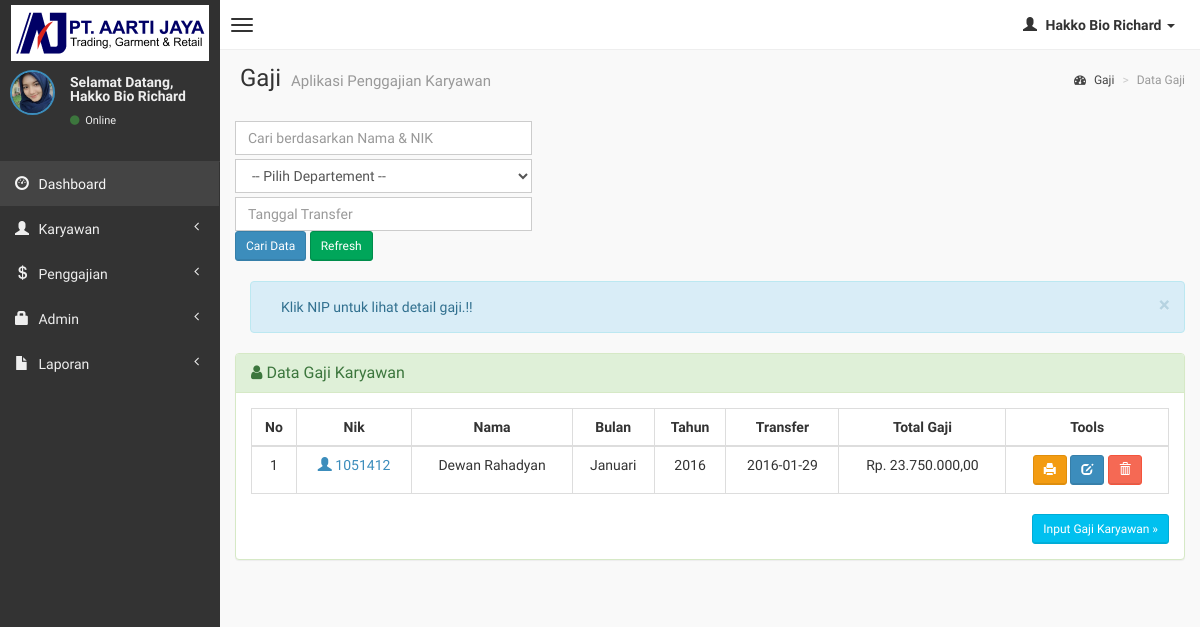
Page /admin/gaji.php (signed in) on the earlier database version.
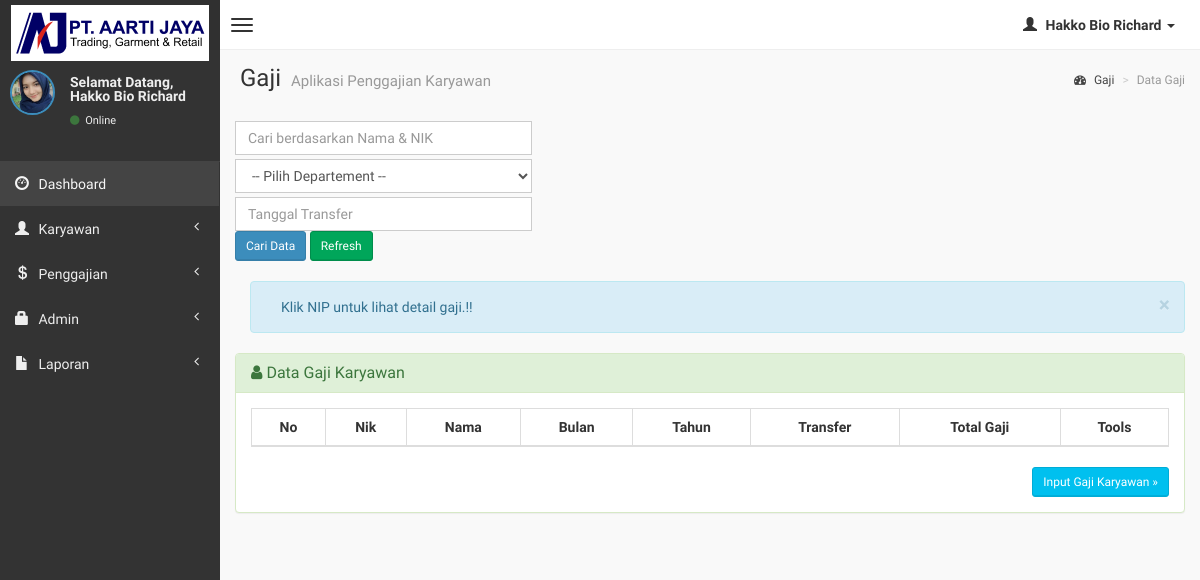
Same page on the later database version.
### tables this page shows
CREATE TABLE `gajian` (
  `nik` varchar(10) NOT NULL,
  `kd_gaji` int(20) NOT NULL,
  `gaji_bulan` varchar(10) NOT NULL,
  `gaji_tahun` varchar(4) NOT NULL,
  `hadir` varchar(2) NOT NULL,
  `telat` varchar(2) NOT NULL,
  `tidak_hadir` varchar(2) NOT NULL,
  `premi_hadir` int(20) NOT NULL,
  `tunjangan_konsumsi` int(20) NOT NULL,
  `komisi_penjualan` int(20) NOT NULL,
  `komisi_bsc` int(20) NOT NULL,
  `barang_berkomisi` int(20) NOT NULL,
  `tunjangan_jamsostek` int(20) NOT NULL,
  `uang_lembur` int(20) NOT NULL,
  `gaji_bruto` int(20) NOT NULL,
  `setor_jamsostek` int(20) NOT NULL,
  `pot_jamsostek` int(20) NOT NULL,
  `gaji_netto` int(20) NOT NULL,
  `pot_telat` int(20) NOT NULL,
  `pot_tidak_hadir` int(20) NOT NULL,
  `pot_premi_hadir` int(20) NOT NULL,
  `pot_itu` int(20) NOT NULL,
  `pot_iuran_wajib` int(20) NOT NULL,
  `pot_iuran_sukarela` int(20) NOT NULL,
  `pot_iuran_koperasi` int(20) NOT NULL,
  `biaya_adm` int(20) NOT NULL,
  `take_home_pay` int(20) NOT NULL
);

CREATE TABLE `karyawan` (
  `nik` varchar(10) NOT NULL,
  `departemen` varchar(20) NOT NULL,
  `nama` varchar(50) NOT NULL,
  `alamat` varchar(150) NOT NULL,
  `gender` tinyint(1) NOT NULL,
  `no_hp` varchar(15) NOT NULL,
  `status` enum('tetap','kontrak','magang','outsource') NOT NULL,
  `gaji_pokok` int(225) NOT NULL,
  `tunjangan` int(225) NOT NULL,
  `tunjangan_konsumsi` int(20) NOT NULL
);

### admin/gaji.php (the view, shortened to what this page needs)
<?php
if (empty($_SESSION['username'])){
	header('location:../index.php');
} else {
?>
<!DOCTYPE html>
<html>
    <head>
        <link href="../dist/css/bootstrap.css" rel="stylesheet" type="text/css" />
        <link href="//cdnjs.cloudflare.com/ajax/libs/font-awesome/4.1.0/css/font-awesome.min.css" rel="stylesheet" type="text/css" />
        <link href="//code.ionicframework.com/ionicons/1.5.2/css/ionicons.min.css" rel="stylesheet" type="text/css" />
        <link href="../css/morris/morris.css" rel="stylesheet" type="text/css" />
        <link href="../css/jvectormap/jquery-jvectormap-1.2.2.css" rel="stylesheet" type="text/css" />
        <link href="../css/datepicker/datepicker3.css" rel="stylesheet" type="text/css" />
        <link href="../css/daterangepicker/daterangepicker-bs3.css" rel="stylesheet" type="text/css" />
        <link href="../css/bootstrap-wysihtml5/bootstrap3-wysihtml5.min.css" rel="stylesheet" type="text/css" />
        <link href="../css/AdminLTE.css" rel="stylesheet" type="text/css" />
        <link rel="stylesheet" href="datatables/dataTables.bootstrap.css"/>
    </head>
    <body class="skin-black">
                                <?php
                                include "header.php";
?>
<?php } ?>
                        </li>
                    </ul>
                </div>
            </nav>
        </header>
        <div class="wrapper row-offcanvas row-offcanvas-left">
            <?php include "sidebar.php"; ?>
            <aside class="right-side">
                <section class="content-header">
                    <h1>
                        Gaji
                        <small>Aplikasi Penggajian Karyawan</small>
                    </h1>
                    <ol class="breadcrumb">
                        <li><a href="#"><i class="fa fa-dashboard"></i> Gaji</a></li>
                        <li class="active">Data Gaji</li>
                    </ol>
                </section>
                <section class="content">
                    <div class="row">
              <div class="col-lg-4">
              <form action='gaji.php' method="POST">
	       <input type='text' class="form-control" style="margin-bottom: 4px;" name='qcari' placeholder='Cari berdasarkan Nama & NIK' required />
           <select name="qDepartemen" class="form-control" style="margin-bottom: 4px;">
              <option value=""> -- Pilih Departement -- </option>
            </select>
                                  <input name="tgl_transfer" id="tgl_transfer" class="input-group date form-control" data-date="" data-date-format="yyyy-mm-dd" type="text" placeholder="Tanggal Transfer" required />
            <input type='submit' value='Cari Data' class="btn btn-sm btn-primary" />
           <a href='gaji.php' class="btn btn-sm btn-success" >Refresh</i></a>
          	</div>
              </div>
                    <br />
                    <div class="alert alert-info alert-dismissable">
              <button type="button" class="close" data-dismiss="alert" aria-hidden="true">&times;</button>
            Klik NIP untuk lihat detail gaji.!!
          </div>
                    <div class="row">
                        <div class="col-lg-12">
                    <div class="panel panel-success">
                        <div class="panel-heading">
                        <h3 class="panel-title"><i class="fa fa-user"></i> Data Gaji Karyawan </h3>
                        </div>
                        <div class="panel-body">
                    <?php
                    $query1="select * from gajian inner join karyawan on gajian.nik = karyawan.nik limit 40";
                    $tampil=mysqli_query($koneksi, $query1) or die (mysqli_error());
                    ?>
                  <table id="example" class="table table-hover table-bordered">
                  <thead>
                      <tr>
                        <th><center>No </center></th>
                        <th><center>Nik </i></center></th>
                        <th><center>Nama</i></center></th>
                        <th><center>Bulan </center></th>
                        <th><center>Tahun </center></th>
                        <th><center>Transfer </center></th>
                        <th><center>Total Gaji</center></th>
                        <th><center>Tools</center></th>
                      </tr>
                  </thead>
                     <?php
                     $no=0;
                     while($data=mysqli_fetch_array($tampil))
                    { $no++; ?>
                    <tbody>
                    <tr>
                    <td><center><?php echo $no; ?></center></td>
                    <td><center><a href="detail-gaji.php?hal=edit&kd=<?php echo $data['nik'];?>"><span class="glyphicon glyphicon-user"></span> <?php echo $data['nik'];?></center></td>
                    <td><center><?php echo $data['nama']; ?></center></td>
                    <td><center><?php echo $data['gaji_bulan']; ?></center></td>
                    <td><center><?php echo $data['gaji_tahun']; ?></center></td>
                    <td><center><?php echo $data['tgl_transfer']; ?></center></td>
                    <td><center>Rp. <?php echo number_format($data['total'],2,",",".");?></center></td>
                    <td><center><div id="thanks"><a class="btn btn-sm btn-warning" data-placement="bottom" data-toggle="tooltip" title="Cetak Gaji" href="cetak-gaji.php?hal=edit&kd=<?php echo $data['nik'];?>"><span class="glyphicon glyphicon-print"></span></a>
                    <a class="btn btn-sm btn-primary" data-placement="bottom" data-toggle="tooltip" title="Edit Gaji" href="edit-gaji.php?hal=edit&kd_gaji=<?php echo $data['kd_gaji'];?>"><span class="glyphicon glyphicon-edit"></span></a>
                    <a onclick="return confirm ('Yakin hapus <?php echo $data['nik'];?>.?');" class="btn btn-sm btn-danger tooltips" data-placement="bottom" data-toggle="tooltip" title="Hapus Gaji" href="gaji.php?hal=hapus&kd=<?php echo $data['kd_gaji'];?>"><span class="glyphicon glyphicon-trash"></a></center></td></tr></div>
                 <?php
              }
              ?>
                   </table>
                <div class="text-right">
                  <a href="input-gaji1.php" class="btn btn-sm btn-info">Input Gaji Karyawan &raquo;</a>
                </div>
              </div>
              </div>
            </div>
                    </div>
                </section>
            </aside>
        </div>
    </body>
</html>

### admin/header.php (shortened to what this page needs)
<header class="header">
            <a href="index.php" class="logo">
               <img src="../img/logo.png" style="margin-top:5px">
            </a>
            <nav class="navbar navbar-static-top" role="navigation">
                <a href="#" class="navbar-btn sidebar-toggle" data-toggle="offcanvas" role="button">
                    <span class="icon-bar"></span>
                    <span class="icon-bar"></span>
                    <span class="icon-bar"></span>
                </a>
                <div class="navbar-right" >
                    <ul class="nav navbar-nav" >
                        <li class="dropdown user user-menu">
                            <a href="#" class="dropdown-toggle" data-toggle="dropdown">
                                <i class="glyphicon glyphicon-user"></i>
                                <span><?php echo $_SESSION['fullname']; ?> <i class="caret"></i></span>
                            </a>

### admin/sidebar.php
<aside class="left-side sidebar-offcanvas">
                <section class="sidebar">
                    <div class="user-panel" style="margin-top:10px">
                        <div class="pull-left image">
                            <img src="<?php echo $_SESSION['gambar']; ?>" class="img-circle" alt="User Image" style="border: 2px solid #3C8DBC;" />
                        </div>
                        <div class="pull-left info">
                            <p>Selamat Datang,<br /><?php echo $_SESSION['fullname']; ?></p>
                            <a href="#"><i class="fa fa-circle text-success"></i> Online</a>
                        </div>
                    </div>
                    <?php include "menu.php"; ?>
                </section>
            </aside>

### admin/menu.php (shortened to what this page needs)
<br />
<ul class="sidebar-menu">
    <li class="active">
        <a href="index.php">
            <i class="glyphicon glyphicon-dashboard"></i> <span>Dashboard</span>
        </a>
    </li>
    <li class="treeview">
        <a href="#">
            <i class="glyphicon glyphicon-user"></i>
            <span>Karyawan</span>
            <i class="fa fa-angle-left pull-right"></i>
        </a>
    </li>
    <li class="treeview">
        <a href="#">
            <i class="glyphicon glyphicon-usd"></i> <span>Penggajian</span>
            <i class="fa fa-angle-left pull-right"></i>
        </a>
    </li>
    <li class="treeview">
        <a href="#">
            <i class="glyphicon glyphicon-lock"></i> <span>Admin</span>
            <i class="fa fa-angle-left pull-right"></i>
        </a>
    </li>
    <li class="treeview">
        <a href="#">
            <i class="glyphicon glyphicon-file"></i> <span>Laporan</span>
            <i class="fa fa-angle-left pull-right"></i>
        </a>
    </li>
</ul>

Differences in the rows shown:
removed gajian: karyawan.nik "1051412", karyawan.nama "Dewan Rahadyan", gaji_bulan "Januari", gaji_tahun "2016", tgl_transfer "2016-01-29", total "23.750.000,00"
